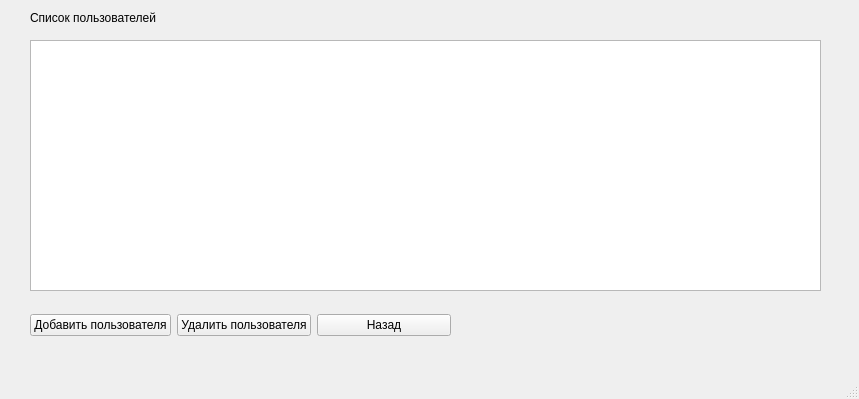
<?xml version="1.0" encoding="UTF-8"?>
<ui version="4.0">
 <class>admin_window</class>
 <widget class="QMainWindow" name="admin_window">
  <property name="geometry">
   <rect>
    <x>0</x>
    <y>0</y>
    <width>859</width>
    <height>399</height>
   </rect>
  </property>
  <property name="windowTitle">
   <string>MainWindow</string>
  </property>
  <property name="styleSheet">
   <string notr="true"/>
  </property>
  <widget class="QWidget" name="centralwidget">
   <widget class="QWidget" name="horizontalLayoutWidget">
    <property name="geometry">
     <rect>
      <x>30</x>
      <y>300</y>
      <width>421</width>
      <height>51</height>
     </rect>
    </property>
    <layout class="QHBoxLayout" name="horizontalLayout">
     <item>
      <widget class="QPushButton" name="add_user">
       <property name="text">
        <string>Добавить пользователя</string>
       </property>
      </widget>
     </item>
     <item>
      <widget class="QPushButton" name="delete_usr">
       <property name="text">
        <string>Удалить пользователя</string>
       </property>
      </widget>
     </item>
     <item>
      <widget class="QPushButton" name="back">
       <property name="text">
        <string>Назад</string>
       </property>
      </widget>
     </item>
    </layout>
   </widget>
   <widget class="QTableView" name="users_table">
    <property name="geometry">
     <rect>
      <x>30</x>
      <y>40</y>
      <width>791</width>
      <height>251</height>
     </rect>
    </property>
    <property name="selectionBehavior">
     <enum>QAbstractItemView::SelectRows</enum>
    </property>
    <attribute name="horizontalHeaderMinimumSectionSize">
     <number>100</number>
    </attribute>
    <attribute name="horizontalHeaderDefaultSectionSize">
     <number>250</number>
    </attribute>
    <attribute name="horizontalHeaderStretchLastSection">
     <bool>true</bool>
    </attribute>
   </widget>
   <widget class="QLabel" name="productlistLabel">
    <property name="geometry">
     <rect>
      <x>30</x>
      <y>10</y>
      <width>221</width>
      <height>16</height>
     </rect>
    </property>
    <property name="text">
     <string>Список пользователей</string>
    </property>
   </widget>
  </widget>
  <widget class="QMenuBar" name="menubar">
   <property name="geometry">
    <rect>
     <x>0</x>
     <y>0</y>
     <width>859</width>
     <height>21</height>
    </rect>
   </property>
  </widget>
  <widget class="QStatusBar" name="statusbar"/>
 </widget>
 <resources/>
 <connections/>
</ui>
